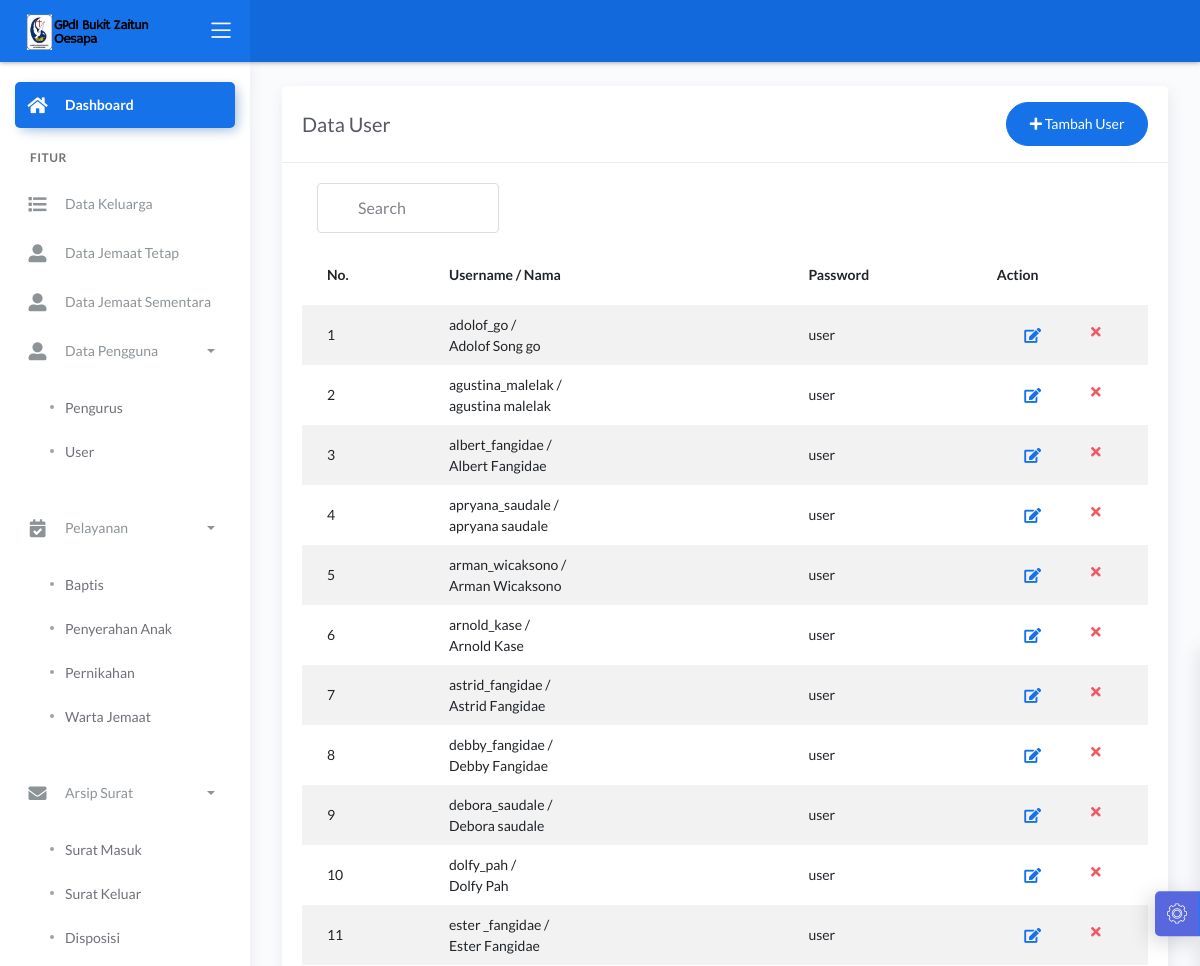
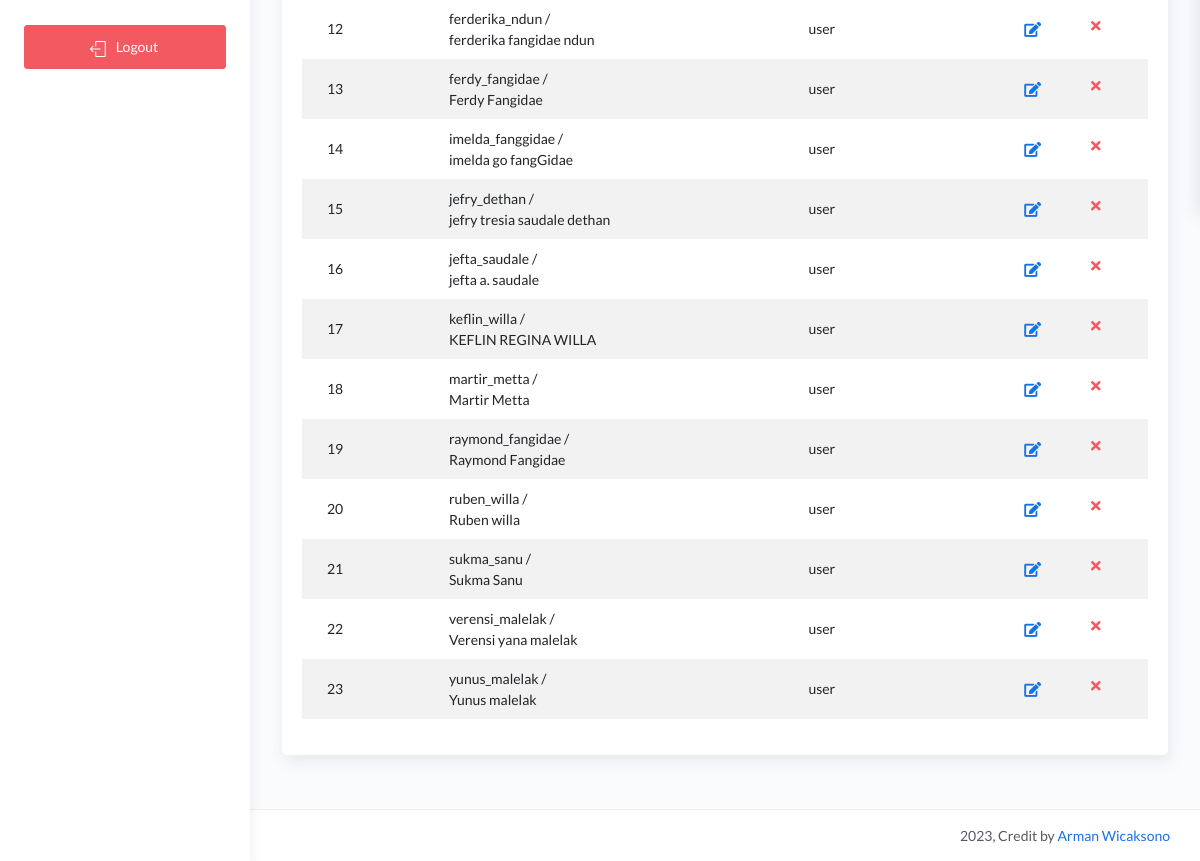
Before: /dashboard/main2.php?halaman=tampil_user (signed in) with the older database file (2 pictures, top to bottom).
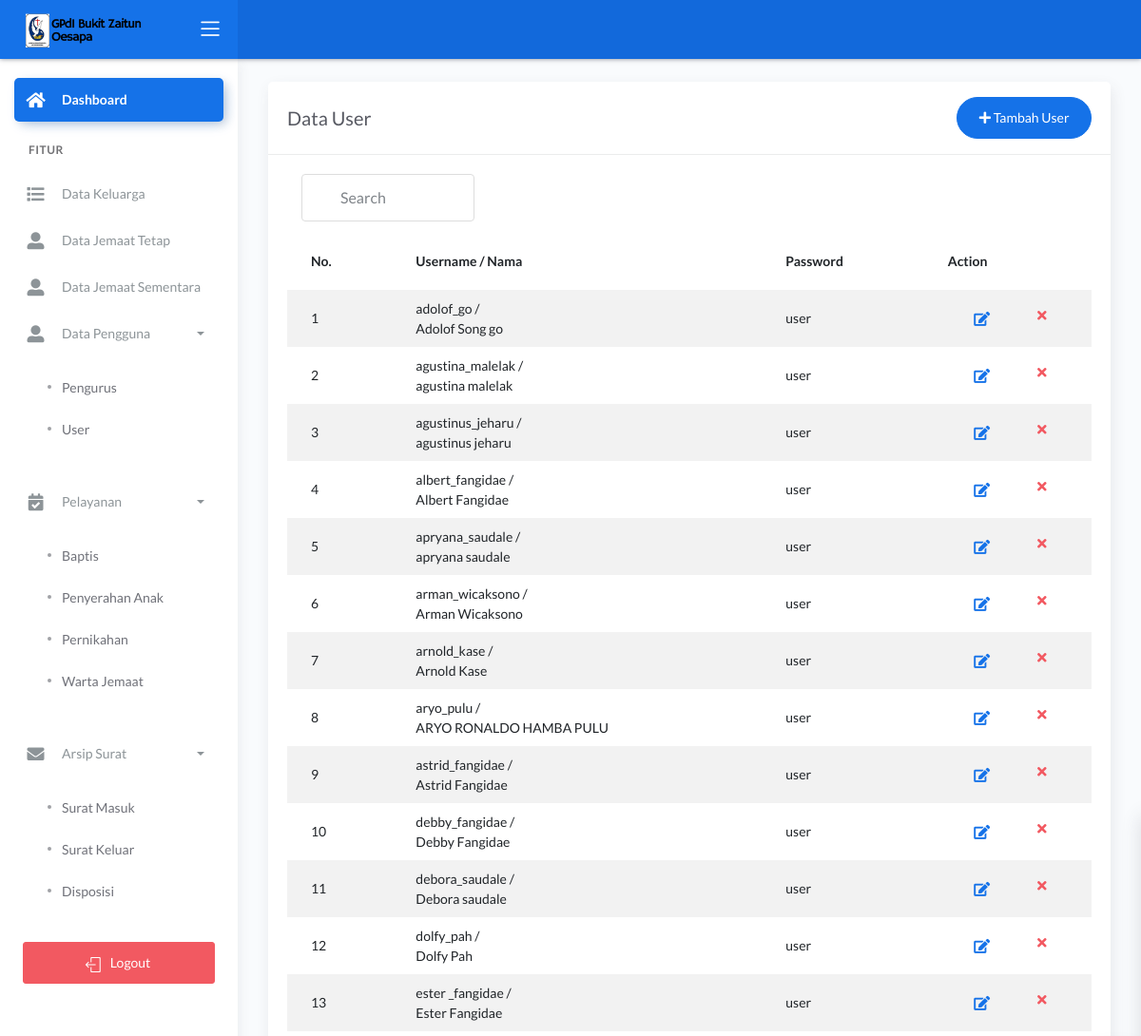
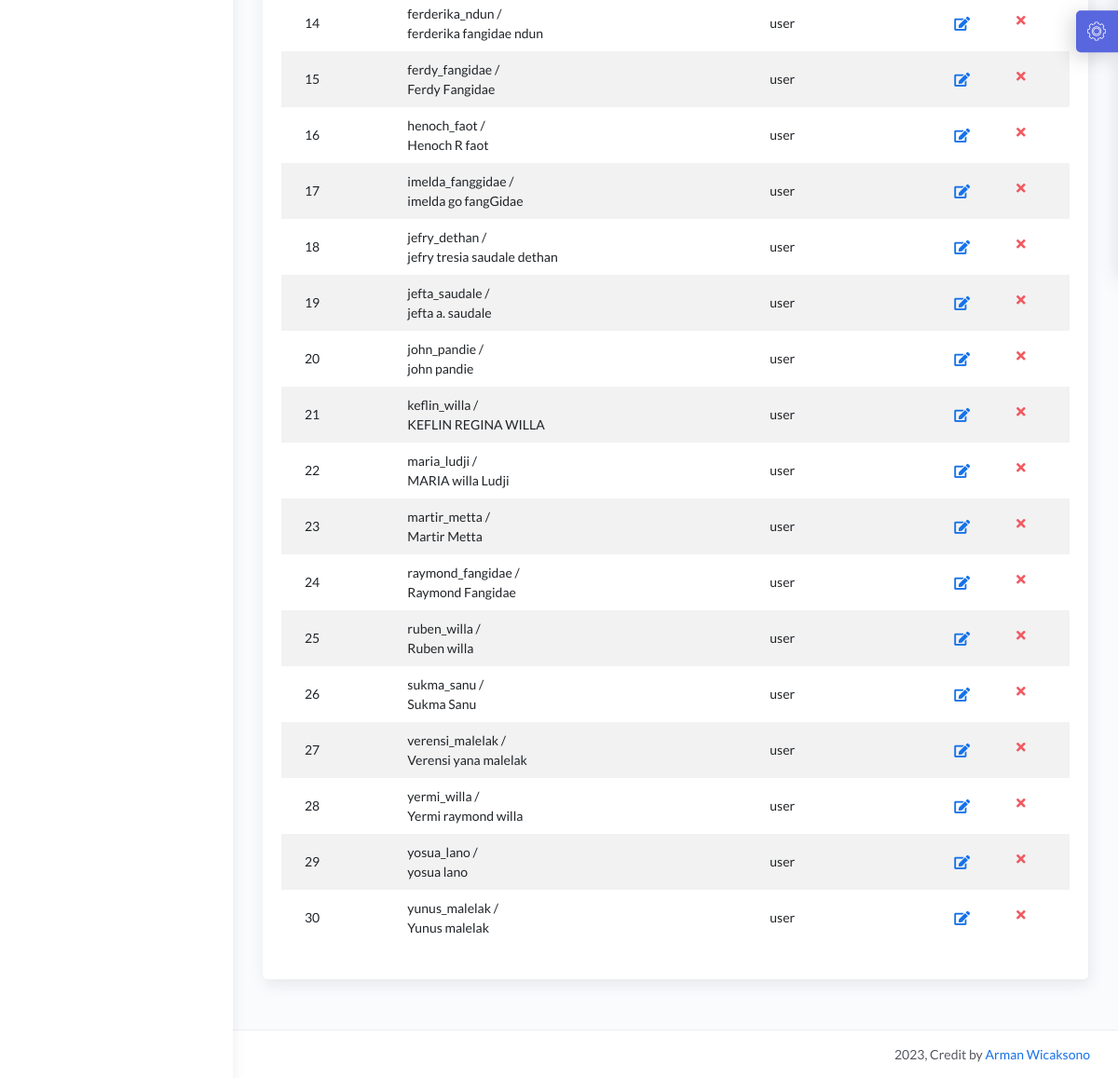
After: the same page with the newer database file (2 pictures, top to bottom).
### tables this page shows
CREATE TABLE `user` (
  `id_user` int(5) NOT NULL,
  `id_jemaat` int(11) NOT NULL
);

CREATE TABLE `jemaat` (
  `id_jemaat` int(11) NOT NULL,
  `nik` varchar(16) DEFAULT NULL,
  `nama` varchar(50) NOT NULL,
  `tempat_lahir` varchar(20) NOT NULL,
  `tanggal_lahir` date NOT NULL,
  `no_hp` varchar(12) NOT NULL,
  `jenis_kelamin` enum('Laki-laki','Perempuan') NOT NULL,
  `alamat` text NOT NULL,
  `status_j` int(11) NOT NULL,
  `ket` varchar(10) NOT NULL,
  `username` varchar(20) NOT NULL,
  `password` varchar(20) NOT NULL,
  `baptis` int(11) NOT NULL,
  `penyerahan` int(11) NOT NULL,
  `pernikahan` int(11) NOT NULL
);

### dashboard/tampil_user.php (the view, shortened to what this page needs)
<?php include '../konek.php'; ?>
<link href="css/sweetalert.css" rel="stylesheet" type="text/css">
<div class="page-inner">
    <div class="row">
        <div class="col-md-12">
            <div class="card">
                <div class="card-header">
                    <div class="d-flex align-items-center">
                        <h4 class="card-title">Data User</h4>
                        <a href="?halaman=tambah_user" class="btn btn-primary btn-round ml-auto">
                            <i class="fa fa-plus"></i>
                            Tambah User
                        </a>
                    </div>
                </div>
                <div class="card-body">
                    <div class="d-flex align-items-center col-md-3">
                    <input class="form-control" type="text" id="myInput" onkeyup="myFunction()" placeholder="Search" title="Type in a name">
                    </div>
                    <form action="">
                        <div class="table-responsive">
                            <table id="add" class="display table table-striped table-hover">
                                <thead>
                                    <tr>
                                        <th>No.</th>
                                        <th>Username / Nama</th>
                                        <th>Password</th>
                                        <th style="width: 10%">Action</th>
                                    </tr>
                                </thead>
                                <tbody>
                                    <?php
                                    $no = 1;
                                    $tampil = "SELECT * FROM jemaat j join user u where j.id_jemaat= u.id_jemaat ORDER BY j.nama ASC";
                                    $query = mysqli_query($konek, $tampil);
                                    while ($data = mysqli_fetch_array($query, MYSQLI_BOTH)) {
                                        $id_user = $data['id_user'];
                                        $id_jemaat = $data['id_jemaat'];
                                        $username = $data['username'];
                                        $nama = $data['nama'];
                                        $password = $data['password'];
                                    ?>
                                        <tr>
                                            <td><?php echo $no++; ?></td>
                                            <td><?php echo $username . ' /<br> ' . $nama; ?></td>
                                            <td><?php echo $password; ?></td>
                                            <td>
                                                <div class="form-button-action">
                                                    <a href="?halaman=ubah_user&id_jemaat=<?php echo $id_jemaat; ?>" type="button" data-toggle="tooltip" title="" class="btn btn-link btn-primary btn-lg" data-original-title="Edit User">
                                                        <i class="fa fa-edit"></i>
                                                    </a>
                                                    <a href="?halaman=tampil_user&id_user=<?php echo $id_user; ?>" data-toggle="tooltip" title="" class="btn btn-link btn-danger" data-original-title="Hapus User">
                                                        <i class="fa fa-times"></i>
                                                    </a>
                                                </div>
                                            </td>
                                        </tr>
                                    <?php
                                    }
                                    ?>
                                </tbody>
                            </table>
                        </div>
                    </form>
                </div>
            </div>
        </div>
    </div>
</div>

Changed rows visible on the page:
added user: id_jemaat.username "agustinus_jeharu", id_jemaat.nama "agustinus jeharu", id_jemaat.password "user"
added user: id_jemaat.username "aryo_pulu", id_jemaat.nama "ARYO RONALDO HAMBA PULU", id_jemaat.password "user"
added user: id_jemaat.username "henoch_faot", id_jemaat.nama "Henoch R faot", id_jemaat.password "user"
added user: id_jemaat.username "john_pandie", id_jemaat.nama "john pandie", id_jemaat.password "user"
added user: id_jemaat.username "maria_ludji", id_jemaat.nama "MARIA willa Ludji", id_jemaat.password "user"
added user: id_jemaat.username "yermi_willa", id_jemaat.nama "Yermi raymond willa", id_jemaat.password "user"
added user: id_jemaat.username "yosua_lano", id_jemaat.nama "yosua lano", id_jemaat.password "user"
